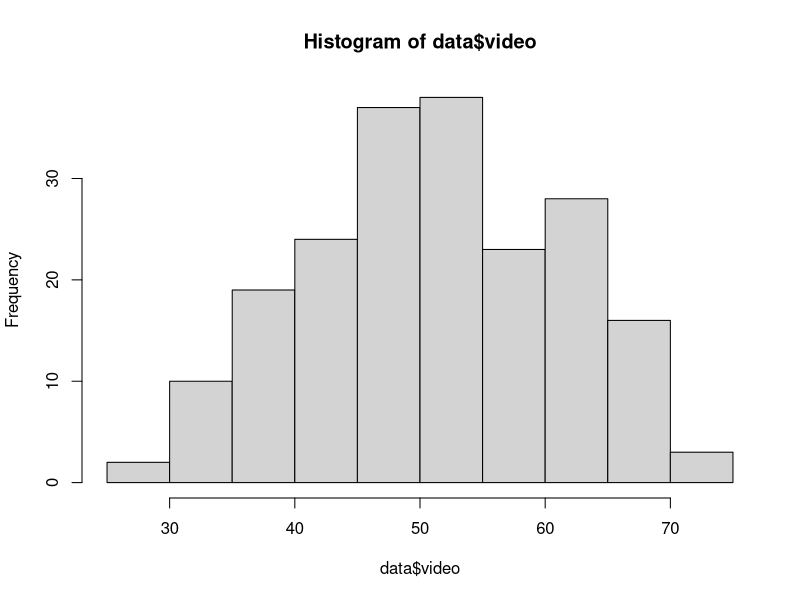
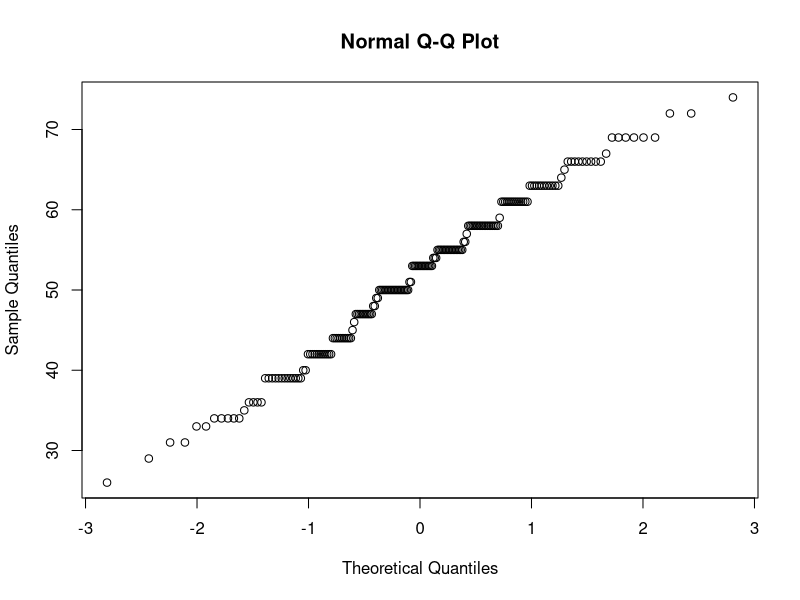
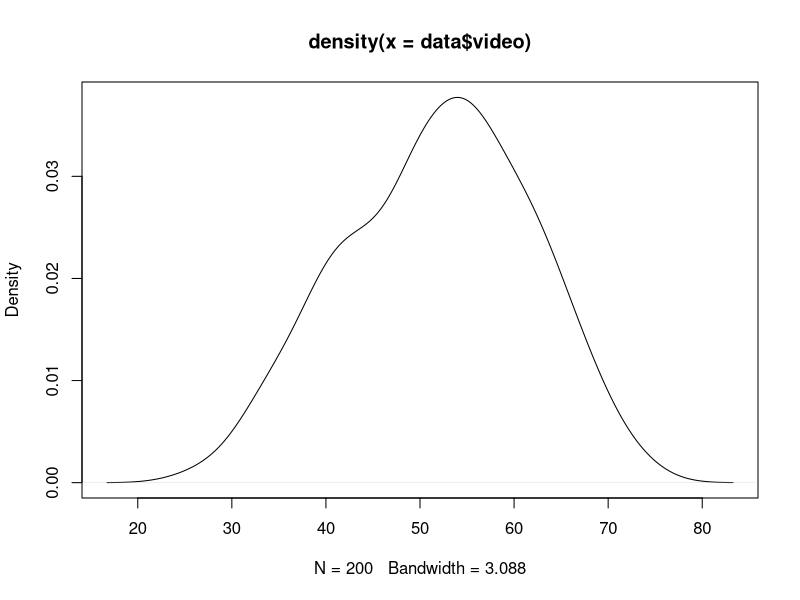
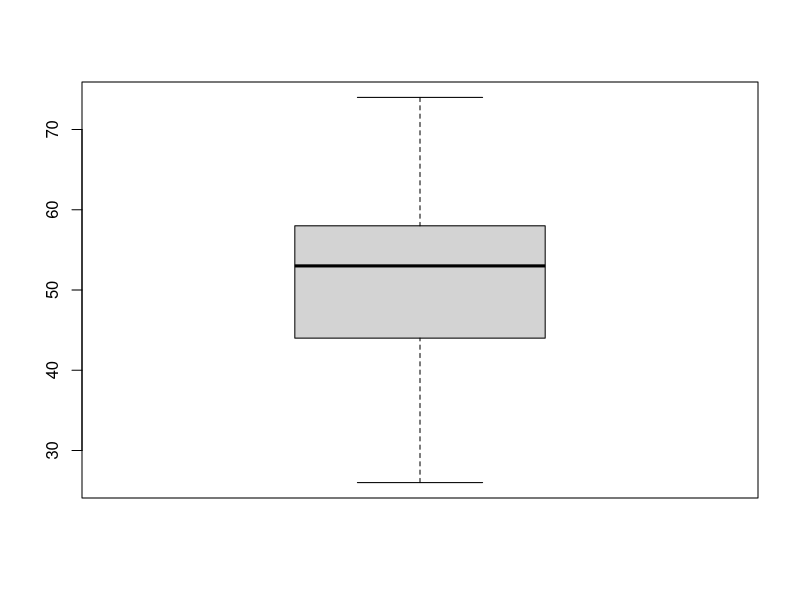
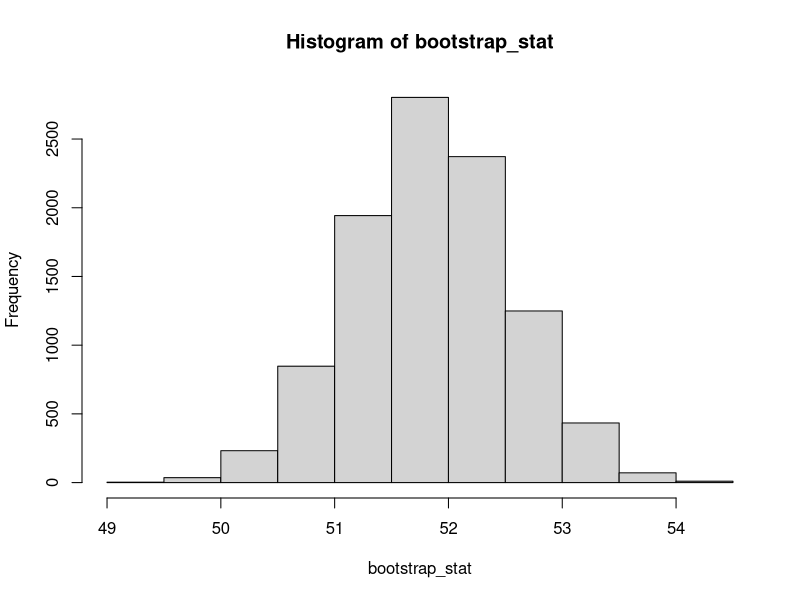
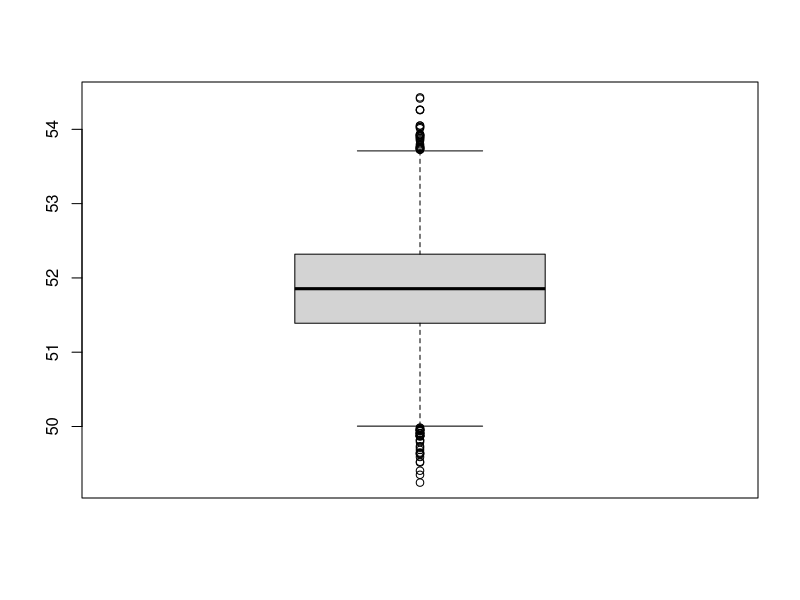
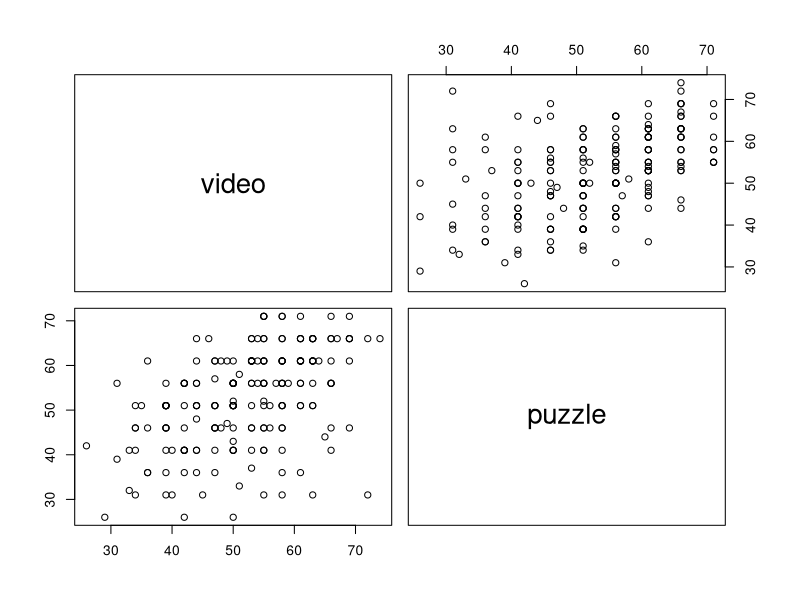

Here is the R script that generated these plots, in order:
## ---- chunk 1
data <- read.table("./Ice_cream-1.csv", header = TRUE, sep = ",")
## ---- chunk 2
mu <- mean(data$video)
hist(data$video)
qqnorm(data$video)
plot(density(data$video))
boxplot(data$video)
## ---- chunk 3
n <- length(data$video)
sd_sample <- sd(data$video)
sem <- sd_sample / sqrt(n)
z_score <- qnorm(1 - 0.015)
margin_error <- z_score * sem
lower_bound <- mu - margin_error
upper_bound <- mu + margin_error
## ---- chunk 4
n_min = (z_score^2) * (sd_sample^2) / (1.5^2)
## ---- chunk 5
# BOOTSTRAP 97% CONFIDENCE INTERVAL
b_count <- 10000
bootstrap_stat <- numeric(b_count)
for (i in 1:b_count) {
    bootstrap_sample <- sample(data$video, replace=TRUE)
    bootstrap_stat[i] <- mean(bootstrap_sample)
}
hist(bootstrap_stat)
boxplot(bootstrap_stat)

bootstrap_conf_int <- quantile(bootstrap_stat, c(0.015, 0.985))
s <- sum(bootstrap_stat<bootstrap_conf_int[1])
bootstrap_conf_int_check <- c(2*mu-bootstrap_conf_int[2] ,2*mu-bootstrap_conf_int[1])
## ---- chunk 6
t_test_result <- t.test(data$video, mu = 50, alternative = "greater")
## ---- chunk 7
# SIGN TEST
test_median <- 50
larger_median <- sum(data$video > test_median)
sign_result <- binom.test(larger_median, n, conf.level = .97, alternative = 'greater')
# WILCOXON TEST
wilcox_result <- wilcox.test(data$video, mu=50, alternative = 'greater')


# TEST FOR 25% results less than 42
wilcox_25_result <- wilcox.test(data$video, mu=42, alternative = 'less') # not sure if this one is correct

count_lt_42 <- sum(data$video < 42)
# both should be the same tests
sign_25_result <- binom.test(count_lt_42, n, p = 0.25, alternative = "less")
prop_25_result <- prop.test(x = count_lt_42, n = n, p = 0.25, alternative = "less")
## ---- chunk 8
# D) *
b2_count <- 10000
b2_stat <- numeric(b2_count)
for (i in 1:b2_count) {
    b2_sample <- sample(data$video, replace=TRUE)
    b2_stat[i] <- min(b2_sample)
}
## ---- chunk 9
vid_female <- data$video[data$female==1]
vid_male <- data$video[data$female==0]

mf_t_result <- t.test(vid_male, vid_female, alternative = 'greater')
mf_wilcox_result <- wilcox.test(vid_male, vid_female, alternative = 'greater')
mf_ks_result <- ks.test(vid_male, vid_female, alternative = 'greater')

mf_t_result; mf_wilcox_result; mf_ks_result
## ---- chunk 10
video_puzzle <- data[c('video', 'puzzle')]
cor_result <- round(cor(video_puzzle), 3)
pairs(video_puzzle)
cor_test_result <- cor.test(video_puzzle$video, video_puzzle$puzzle)
t_result <- t.test(video_puzzle$puzzle, video_puzzle$video, alternative = 'greater', paired = TRUE)
#t_result <- t.test(video_puzzle$puzzle, video_puzzle$video)
cor_result; t_result
